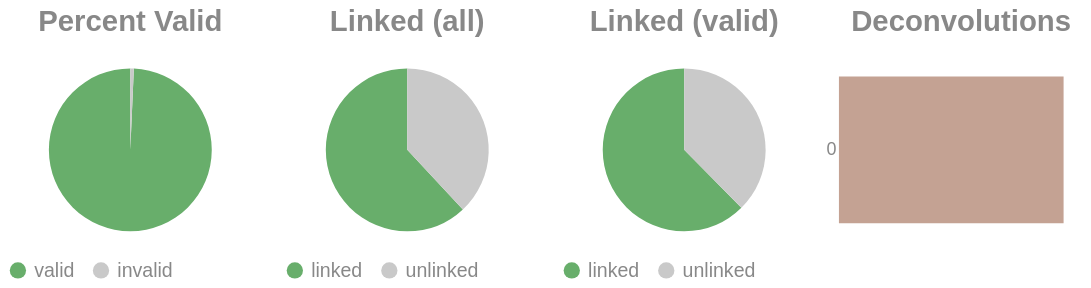

Notebook code for this chart:
### Code cell
if SKIPLR:
    pass
else:
    clash = Counter()
    for i in valids['molecule'].to_list():
        _mol = i.split("-")
        if len(_mol) == 1:
            clash.update('0')
        else:
            clash.update(_mol[-1])

    _d = {"deconvolutions": [], 'count': []}
    for k,v in clash.items():
        _d['deconvolutions'].append(k)
        _d['count'].append(v)

    tot_valid = valids['reads'].sum()
    mask = valids['reads'] >= 2
    n_linked_reads = valids.filter(mask)['reads'].sum()
    if n_linked_reads == 0:
        print_html("No linked molecules (>=2 reads) were detected; skipping linked-only distributions.")
        SKIPLR = True
    else:
        perc_valid = round(tot_valid / n_reads, 4)
        linked_perc_abs = round(n_linked_reads / n_reads, 4)
        linked_perc = round(n_linked_reads / tot_valid, 4)

    _valid = pl.DataFrame({"valids": ['valid', 'invalid'], "count": [tot_valid, n_reads - tot_valid]})
    _linked_abs = pl.DataFrame({"linked (absolute)": ['linked', 'unlinked'], "count": [n_linked_reads, n_reads - n_linked_reads]})
    _linked_rel = pl.DataFrame({"linked (valids)": ['linked', 'unlinked'], "count": [n_linked_reads, tot_valid - n_linked_reads]})

    (
        alt.hconcat(
            piechart(_valid, goodval = 'valid', title = "Percent Valid"),
            piechart(_linked_abs, goodval = "linked", title =  "Linked (all)"),
            piechart(_linked_rel, goodval = "linked", title =  "Linked (valid)"),
            convolutionbar(pl.DataFrame(_d), title = "Deconvolutions"),
            center = True,
            bounds = 'flush'
        )
        .resolve_scale(color='independent')
        .resolve_legend('independent')
        .properties(usermeta={'embedOptions': {"actions": False}})
    ).display()

### Figure 1 — Vega-Lite specification as saved in the notebook (floating-point values rounded to 4 significant figures)
{"width": "container", "height": 400, "config": {"title": {"anchor": "start", "dy": -15, "fontSize": 18, "color": "#888888", "subtitleColor": "#888888", "subtitleFontSize": 14}, "arc": {"fill": "#0072B2"}, "axis": {"domainColor": "#888888", "domainWidth": 0.5, "gridWidth": 0.2, "grid": false, "titleFontWeight": 400, "titleFontSize": 15, "labelFontSize": 11, "labelColor": "#888888", "tickColor": "#888888", "tickWidth": 0.2, "titleColor": "#888888"}, "axisBand": {"grid": false}, "axisX": {"grid": true, "tickSize": 10, "domainCap": "round"}, "axisY": {"domain": false, "grid": true, "tickSize": 0, "domainCap": "round"}, "background": "transparent", "header": {"labelFontSize": 15, "labelColor": "#888888", "titleFontSize": 15, "titleFontWeight": 600, "titleColor": "#888888"}, "legend": {"labelFont": "sans-serif", "labelFontSize": 12, "labelColor": "#888888", "symbolSize": 100, "symbolType": "circle", "titleFontSize": 12, "titlePadding": 10, "titleColor": "#888888", "title": null}, "range": {"category": ["#E69F00", "#56B4E9", "#009E73", "#F0E442", "#0072B2", "#D55E00", "#CC79A7", "#000000"], "diverging": ["#cfe8f3", "#a2d4ec", "#73bfe2", "#46abdb", "#1696d2", "#12719e"]}, "area": {"fill": "#0072B2", "fillOpacity": 0.7, "line": true, "strokeOpacity": 0.7}, "line": {"color": "#0072B2", "stroke": "#0072B2", "strokeWidth": 2}, "trail": {"color": "#0072B2", "stroke": "#0072B2", "strokeWidth": 0, "size": 1}, "point": {"filled": true, "fillOpacity": 1.0, "size": 95}, "text": {"color": "#888888", "fontSize": 11, "align": "right", "fontWeight": 400, "size": 11}, "bar": {"fill": "#0072B2", "stroke": null}, "view": {"stroke": null, "continuousWidth": 660, "continuousHeight": 400}}, "hconcat": [{"data": {"name": "data-46758927347ded1d9ed56d6ecadf99f5"}, "mark": {"type": "arc"}, "encoding": {"color": {"field": "valids", "legend": {"orient": "bottom", "title": null}, "scale": {"domain": ["valid", "invalid"], "range": ["#68ae6b", "#C9C9C9"]}, "title": "Valids", "type": "nominal"}, "theta": {"field": "count", "type": "quantitative"}, "tooltip": [{"field": "valids", "title": "Valids", "type": "ordinal"}, {"field": "percent", "format": ".2%", "title": "Percent", "type": "quantitative"}, {"field": "count", "title": "Count", "type": "quantitative"}]}, "height": 100, "title": {"text": "Percent Valid", "align": "center", "anchor": "middle"}, "transform": [{"calculate": "datum.count / 16238643", "as": "percent"}], "width": 150}, {"data": {"name": "data-74d19e10f7aedc86ae5a14dc5d08c702"}, "mark": {"type": "arc"}, "encoding": {"color": {"field": "linked (absolute)", "legend": {"orient": "bottom", "title": null}, "scale": {"domain": ["linked", "unlinked"], "range": ["#68ae6b", "#C9C9C9"]}, "title": "Linked (Absolute)", "type": "nominal"}, "theta": {"field": "count", "type": "quantitative"}, "tooltip": [{"field": "linked (absolute)", "title": "Linked (Absolute)", "type": "ordinal"}, {"field": "percent", "format": ".2%", "title": "Percent", "type": "quantitative"}, {"field": "count", "title": "Count", "type": "quantitative"}]}, "height": 100, "title": {"text": "Linked (all)", "align": "center", "anchor": "middle"}, "transform": [{"calculate": "datum.count / 16238643", "as": "percent"}], "width": 150}, {"data": {"name": "data-b11214f4a3e3ff8aaebcacf9786a0ffe"}, "mark": {"type": "arc"}, "encoding": {"color": {"field": "linked (valids)", "legend": {"orient": "bottom", "title": null}, "scale": {"domain": ["linked", "unlinked"], "range": ["#68ae6b", "#C9C9C9"]}, "title": "Linked (Valids)", "type": "nominal"}, "theta": {"field": "count", "type": "quantitative"}, "tooltip": [{"field": "linked (valids)", "title": "Linked (Valids)", "type": "ordinal"}, {"field": "percent", "format": ".2%", "title": "Percent", "type": "quantitative"}, {"field": "count", "title": "Count", "type": "quantitative"}]}, "height": 100, "title": {"text": "Linked (valid)", "align": "center", "anchor": "middle"}, "transform": [{"calculate": "datum.count / 16126335", "as": "percent"}], "width": 150}, {"data": {"name": "data-606e1ddd9e35ab989d5da817be55e90b"}, "mark": {"type": "bar"}, "encoding": {"color": {"field": "deconvolutions", "legend": null, "scale": {"scheme": "lightgreyred"}, "type": "nominal"}, "tooltip": [{"field": "deconvolutions", "title": "Deconvolutions", "type": "ordinal"}, {"field": "percent", "format": ".2%", "title": "Percent", "type": "quantitative"}, {"field": "count", "title": "Count", "type": "quantitative"}], "x": {"axis": null, "field": "count", "type": "quantitative"}, "y": {"field": "deconvolutions", "sort": "ascending", "title": null, "type": "nominal"}}, "height": 100, "title": {"text": "Deconvolutions", "align": "center", "anchor": "middle"}, "transform": [{"calculate": "datum.count / 9193820", "as": "percent"}], "width": 150}], "bounds": "flush", "center": true, "resolve": {"legend": {"angle": "independent"}, "scale": {"color": "independent"}}, "usermeta": {"embedOptions": {"actions": false}}, "$schema": "https://vega.github.io/schema/vega-lite/v6.1.0.json", "datasets": {"data-46758927347ded1d9ed56d6ecadf99f5": [{"valids": "valid", "count": 16126335}, {"valids": "invalid", "count": 112308}], "data-74d19e10f7aedc86ae5a14dc5d08c702": [{"linked (absolute)": "linked", "count": 10061590}, {"linked (absolute)": "unlinked", "count": 6177053}], "data-b11214f4a3e3ff8aaebcacf9786a0ffe": [{"linked (valids)": "linked", "count": 10061590}, {"linked (valids)": "unlinked", "count": 6064745}], "data-606e1ddd9e35ab989d5da817be55e90b": [{"deconvolutions": "0", "count": 9193820}]}}
